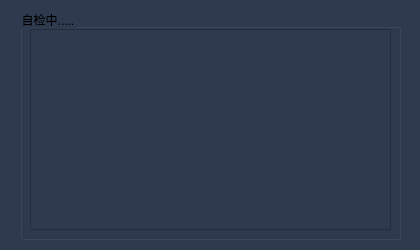
<?xml version="1.0" encoding="UTF-8"?>
<ui version="4.0">
 <class>Self_Test</class>
 <widget class="QWidget" name="Self_Test">
  <property name="geometry">
   <rect>
    <x>0</x>
    <y>0</y>
    <width>420</width>
    <height>250</height>
   </rect>
  </property>
  <property name="windowTitle">
   <string>Form</string>
  </property>
  <property name="styleSheet">
   <string notr="true">/* 设置窗口背景颜色 */
QWidget {
    background-color: #2E3B4E; /* 深蓝色 */
}

/* 设置标题字体样式 */
QLabel#titleLabel {
    font-family: &quot;微软雅黑&quot;, Arial, sans-serif;
    font-size: 24px;
    color: #FFFFFF; /* 白色字体 */
    font-weight: bold;
    text-align: center;
}
/* 设置标题字体样式 */
QLabel {
    color: #FFFFFF; /* 白色字体 */
    font-weight: bold;
    text-align: center;
}
/* 按钮通用样式 */
QPushButton {
    font-family: &quot;微软雅黑&quot;, Arial, sans-serif;
    font-size: 16px;
    color: #FFFFFF; /* 白色字体 */
    background-color: #007BFF; /* 明亮的蓝色 */
    border-radius: 10px;
    padding: 10px;
}

/* 鼠标悬停时的按钮样式 */
QPushButton:hover {
    background-color: #0056b3; /* 深蓝色 */
}

/* 按钮被点击时的样式 */
QPushButton:pressed {
    background-color: #004494; /* 更深的蓝色 */
}</string>
  </property>
  <widget class="QGroupBox" name="groupBox">
   <property name="geometry">
    <rect>
     <x>20</x>
     <y>9</y>
     <width>381</width>
     <height>231</height>
    </rect>
   </property>
   <property name="title">
    <string>自检中.....</string>
   </property>
   <widget class="QTextEdit" name="zijian">
    <property name="geometry">
     <rect>
      <x>10</x>
      <y>20</y>
      <width>361</width>
      <height>201</height>
     </rect>
    </property>
   </widget>
  </widget>
 </widget>
 <resources/>
 <connections/>
</ui>
